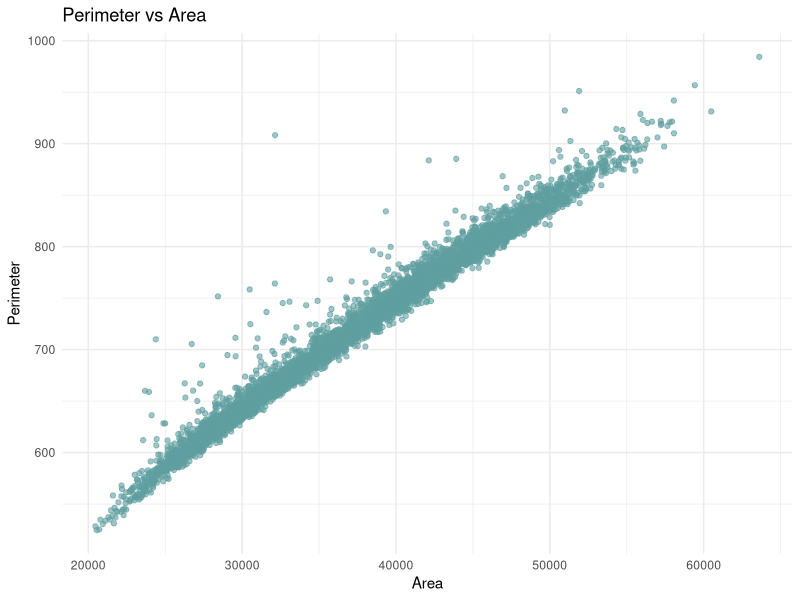
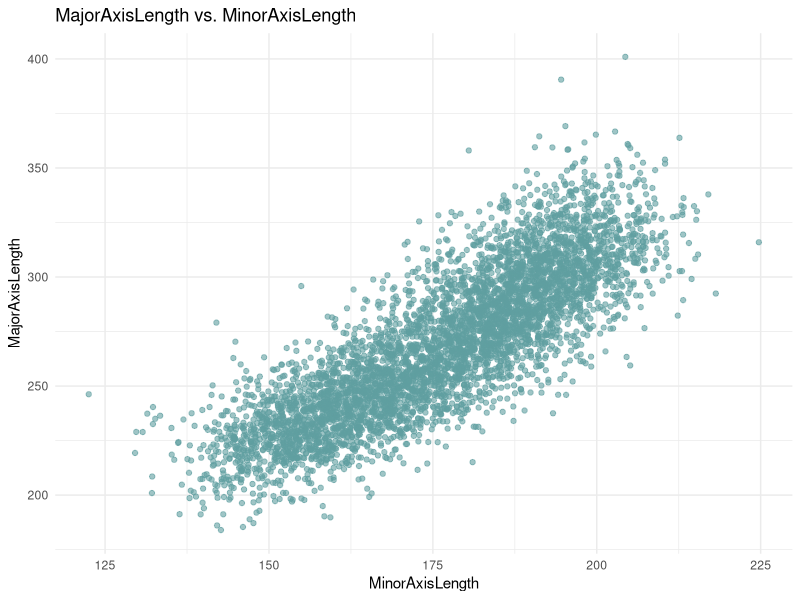

Generate these figures, in order, with R: (Note: this script raises an error after producing the figures.)
## ---- chunk 1
# Load in the data
train <- read.csv("data/train_data.csv")
## ---- chunk 2
full_model <- lm(Y ~ ., data = train)
summary(full_model)
## ---- chunk 3
library(ggplot2)

ggplot(train, aes(x = Area, y = Perimeter)) +
  geom_point(alpha = 0.6, col = "cadetblue") +
  theme_minimal() +
  labs(title = "Perimeter vs Area",
       x = "Area",
       y = "Perimeter")
## ---- chunk 4
perim_area <- lm(Perimeter ~ Area, data = train)
summary(perim_area)
## ---- chunk 5
ggplot(train, aes(x = MinorAxisLength, y = MajorAxisLength)) +
  geom_point(alpha = 0.6, col = "cadetblue") +
  theme_minimal() +
  labs(title = "MajorAxisLength vs. MinorAxisLength",
       x = "MinorAxisLength",
       y = "MajorAxisLength")
## ---- chunk 6
major_minor <- lm(MajorAxisLength ~ MinorAxisLength, data = train)
summary(major_minor)
## ---- chunk 7
library(ggplot2)
library(GGally)

# Run PCA on the data
pca_result <- prcomp(train[,sapply(train, is.numeric)], scale. = TRUE)

# Create biplot
ggbiplot(pca_result,
         obs.scale = 1,
         var.scale = 1,
         groups = train$Y,
         ellipse = TRUE,
         circle = TRUE) +
  scale_color_discrete(name = '') +
  theme_minimal() +
  labs(title = "PCA Biplot with Observations Colored by 'Y'")
## ---- chunk 8
correlation_matrix <- cor(train[, -which(names(train) == "Y")])
correlation_matrix
## ---- chunk 9
library(corrplot)
# Circles correlation plot
corrplot(cor(train), method = "circle",
        tl.pos = "n", mar = c(2, 1, 3, 1)) 
## ---- chunk 10
# Visualization of correlation matrix
corrplot.mixed(cor(train),
               lower = "number", 
               upper = "circle",
               tl.col = "black")
## ---- chunk 11
# Check for multicollinearity
library(car)
vif_values <- vif(full_model)
rounded_vif <- round(vif_values, 4)
rounded_vif
## ---- chunk 12
# Splitting the data into training and validation sets
set.seed(1234)
index <- sample(1:nrow(train), round(0.8 * nrow(train)))
train_set <- train[index, ]
validation_set <- train[-index, ]
## ---- chunk 13
# Use Lasso?
library(glmnet)
x_train <- model.matrix(Y ~ . - 1, data = train_set) # -1 to exclude intercept
y_train <- train_set$Y
lasso_model <- cv.glmnet(x_train, y_train, alpha = 1)
plot(lasso_model)

# Predictions for the validation set
x_validation <- model.matrix(Y ~ . - 1, data = validation_set)
predictions <- predict(lasso_model, s = "lambda.min", newx = x_validation)
## ---- chunk 14
# Extract coefficients of the model at lambda.min
lasso_coefficients <- coef(lasso_model, s = "lambda.min")

# Non-zero coefficients
print(round(lasso_coefficients[lasso_coefficients != 0], 6))
## ---- chunk 15
lasso_coefficients <- coef(lasso_model, s = "lambda.min")
variable_names <- colnames(x_train)
coef_w_names <- setNames(lasso_coefficients[-1], variable_names)
print(round(coef_w_names[coef_w_names != 0], 6))
## ---- chunk 16
# Predict using the validation set
predictions <- predict(lasso_model, s = "lambda.min", newx = x_validation)

# MSE on the validation set
mse <- mean((validation_set$Y - predictions)^2)
mse
## ---- chunk 17
ridge_model <- cv.glmnet(x_train, y_train, alpha = 0)

# CV curve
plot(ridge_model)
## ---- chunk 18
# Predictions for the validation set
ridge_predictions <- predict(ridge_model, s = "lambda.min", newx = x_validation)

# Extract coefficients of the Ridge model at lambda.min
ridge_coefficients <- coef(ridge_model, s = "lambda.min")

# Non-zero coefficients
print(round(ridge_coefficients, 6))
## ---- chunk 19
# MSE for the validation set 
ridge_mse <- mean((validation_set$Y - ridge_predictions)^2)
ridge_mse
